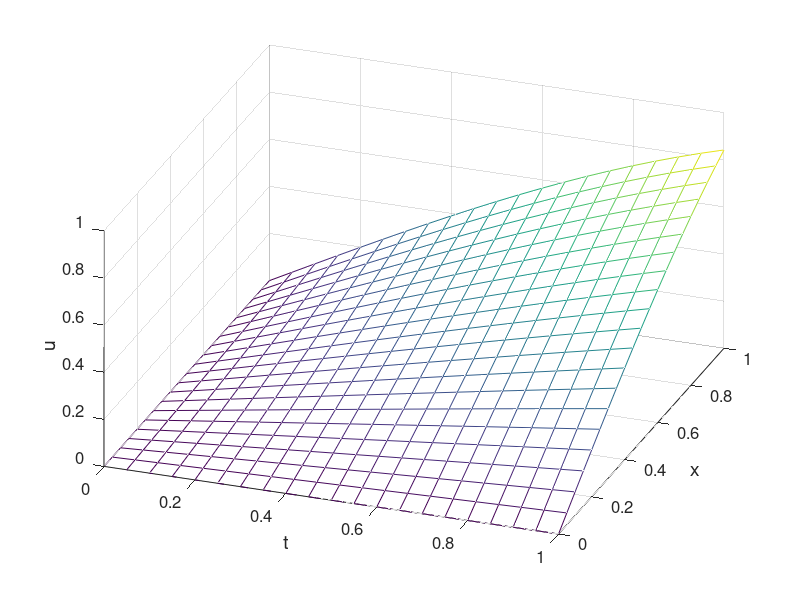

Source code (MATLAB):
% fdm_wave.m
% finite difference method for wave equation
% u_{tt}=u_{xx}+f(x,t), (x,t) in (0,1)x(0,1],
% u(x,0)=0, u_t(x,0)=x, x in [0,1],
% u(0,t)=0, u(1,t)=sin(t), t in (0,1].
% f(x,t)=cos(x+t)+sin(x+t),
% exact solution: u(x,t)=sin(x+t)
clear all; close all;
a=1; 
h=0.05; x=[0:h:1];
tau=0.05; t=[0:tau:1];
r=a*tau/h; 
M=length(x)-1; N=length(t)-1;
[T X]=meshgrid(t,x);
% constructing the coefficient matrix
e=r^2*ones(M-1,1);
A=spdiags([e 2*(1-e) e],[-1 0 1],M-1,M-1);
% setting initial and boundary conditions
u=zeros(M+1,N+1);
u(:,1)=0; u(:,2)=tau*x;
u(1,:)=0; u(end,:)=sin(t);
for n=2:N
    u(2:M,n+1)=A*u(2:M,n)-u(2:M,n-1)+ ...
        tau^2*(T(2:M,n).^2-X(2:M,n).^2).*sin(X(2:M,n).*T(2:M,n));
    u(2,n+1)=u(2,n+1)+r^2*u(1,n);
    u(M,n+1)=u(M,n+1)+r^2*u(end,n);
end
% plot the figure
mesh(t,x,u), view(20,40)
set(gca,'fontsize',12)
xlabel('t','fontsize', 14) 
ylabel('x','fontsize',14)
zlabel('u','fontsize',14)

% calculating maximum error
ue=sin(X.*T);
Error=max(max(abs(ue-u)))

% print -dpng -r600 fdm_wave.png
% print -depsc2 fdm_wave.eps
